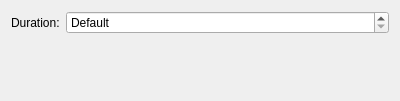
<?xml version="1.0" encoding="UTF-8"?>
<ui version="4.0">
 <class>FadeDesktopEffectConfig</class>
 <widget class="QWidget" name="FadeDesktopEffectConfig">
  <property name="geometry">
   <rect>
    <x>0</x>
    <y>0</y>
    <width>400</width>
    <height>101</height>
   </rect>
  </property>
  <layout class="QFormLayout" name="formLayout">
   <item row="0" column="0">
    <widget class="QLabel" name="label_Duration">
     <property name="text">
      <string>Duration:</string>
     </property>
    </widget>
   </item>
   <item row="0" column="1">
    <widget class="QSpinBox" name="kcfg_Duration">
     <property name="sizePolicy">
      <sizepolicy hsizetype="Expanding" vsizetype="Fixed">
       <horstretch>0</horstretch>
       <verstretch>0</verstretch>
      </sizepolicy>
     </property>
     <property name="specialValueText">
      <string extracomment="Duration of the fade animation">Default</string>
     </property>
     <property name="suffix">
      <string> milliseconds</string>
     </property>
     <property name="maximum">
      <number>9999</number>
     </property>
     <property name="singleStep">
      <number>5</number>
     </property>
    </widget>
   </item>
  </layout>
 </widget>
 <resources/>
 <connections/>
</ui>
